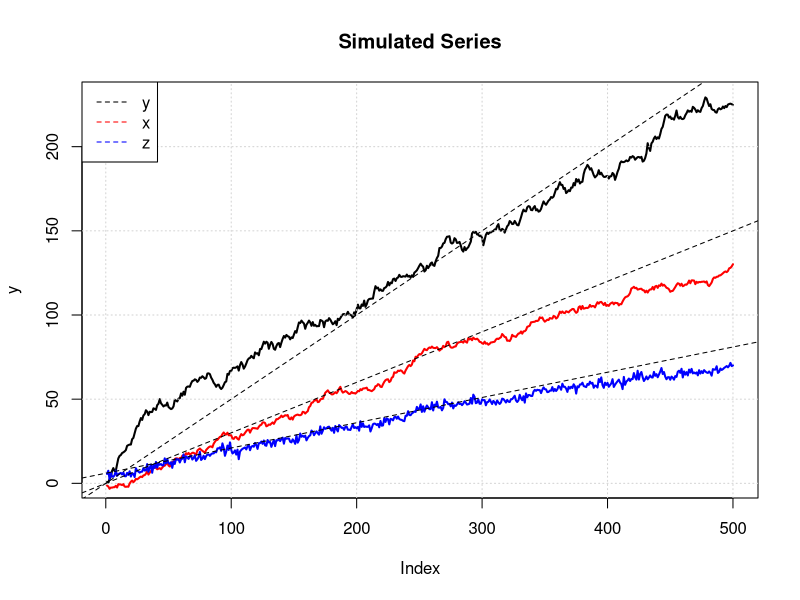
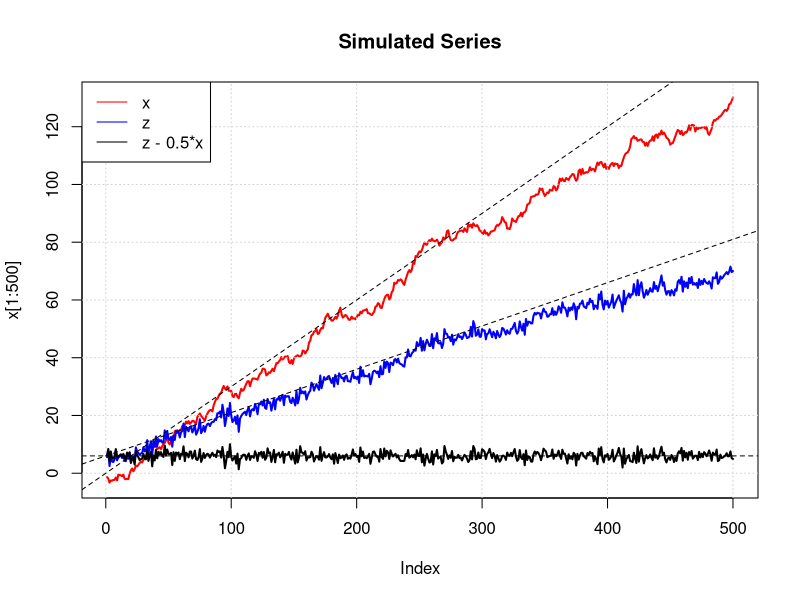
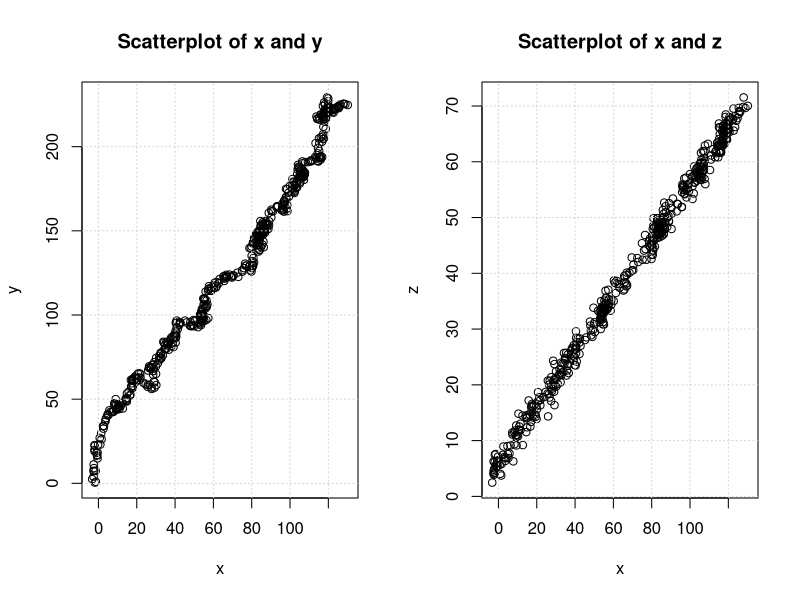
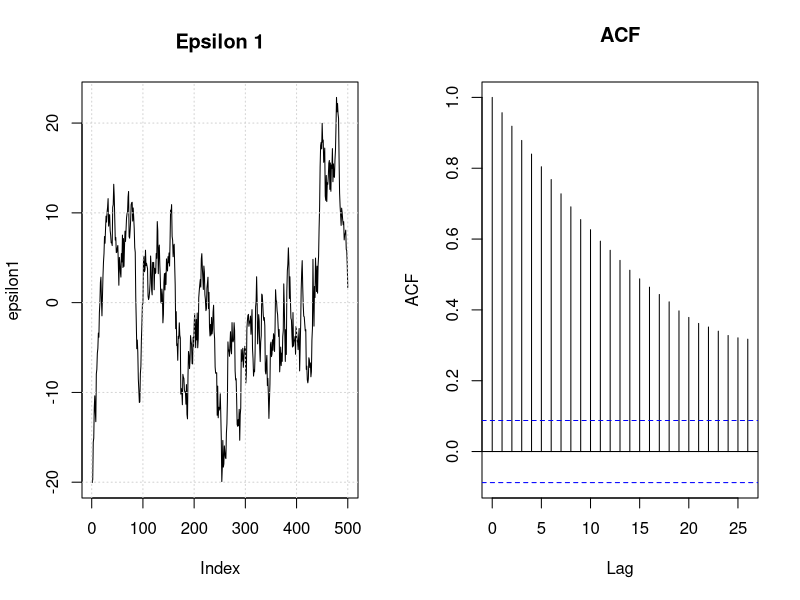
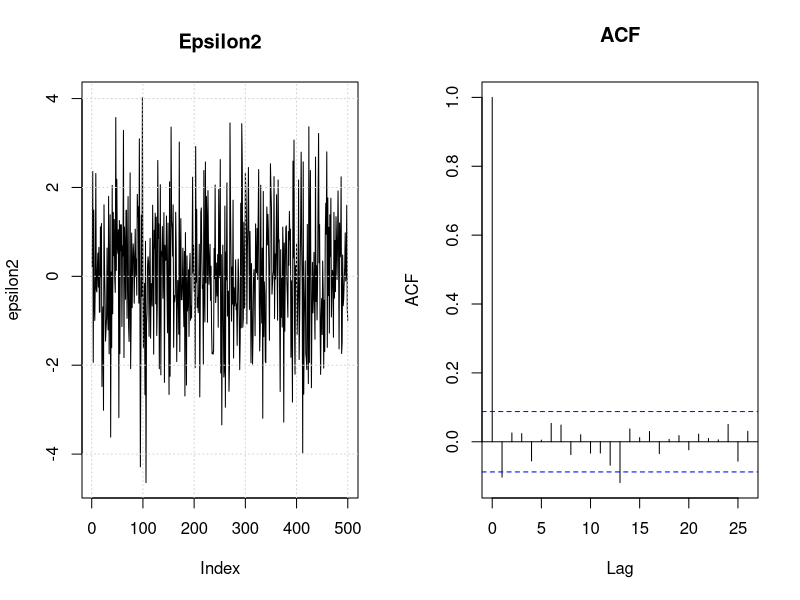
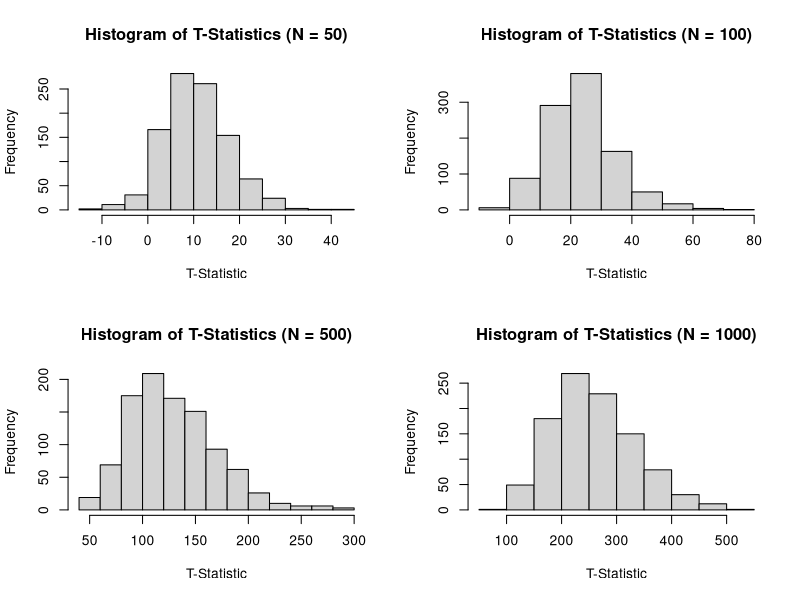
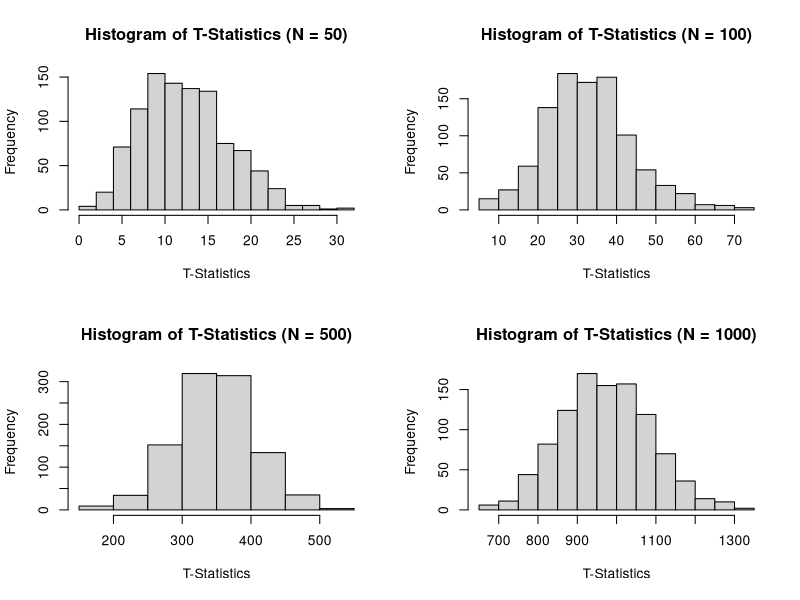
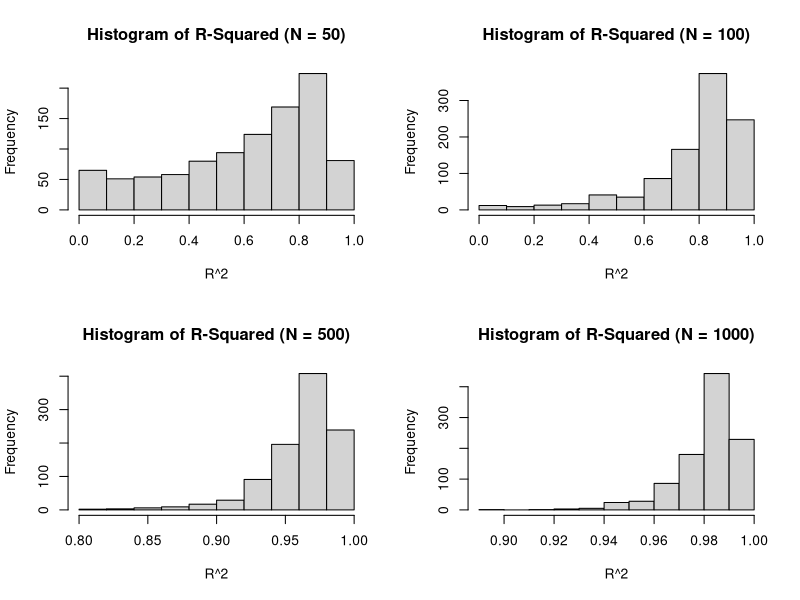

Source code (R) for these figures, in order:

N <- 500

set.seed(4)
u <- rnorm(N, 0, sqrt(3))
v <- rnorm(N, 0, sqrt(1))
w <- rnorm(N, 0, sqrt(2))
  
y <- cumsum(u + 0.5)
x <- cumsum(v + 0.3)
z <- 6 + 0.5*x + w

# PLot all simulated series
plot(y, type = "l", main = "Simulated Series", lwd = 2)
grid()
lines(x, col = "red", lwd = 2)
lines(z, col = "blue", lwd = 2)
abline(a = 6, b = 0.15, lty = "dashed")
abline(a = 0, b = 0.3, lty = "dashed")
abline(a = 0, b = 0.5, lty = "dashed")
legend("topleft", legend = c("y", "x", "z"), 
       col = c("black", "red", "blue"), lty = "dashed")


# Cointegration
plot(x[1:500], type = "l", main = "Simulated Series", col = "red", 
     ylim = c(min(x[1:500]), max(x[1:500])), lwd = 2)
grid()
lines(z[1:500], col = "blue", lwd = 2)
lines(z[1:500] - 0.5*x[1:500], col = "black", lwd = 2)
abline(a = 6, b = 0.15, lty = "dashed")
abline(a = 0, b = 0.3, lty = "dashed")
abline(a = 6, b = 0, lty = "dashed")
legend("topleft", legend = c("x", "z", "z - 0.5*x"), 
       col = c("red", "blue", "black"), lty = 1, lwd = 1)



 
# Scatterplots
par(mfrow = c(1, 2))
plot(x, y, main = "Scatterplot of x and y")
grid()
plot(x, z, main = "Scatterplot of x and z") 
grid()


# Residual Plots and ACFs

# Regressions
linMod1 <- lm(y ~ x)

linMod2 <- lm(z ~ x)

# Plot Residuals and ACF
epsilon1 <- linMod1$residuals
plot(epsilon1, type = "l", main = "Epsilon 1")
grid()
acf(epsilon1, main = "ACF")

# Plot Residuals and ACF  
epsilon2 <- linMod2$residuals
plot(epsilon2, type = "l", main = "Epsilon2")
grid()
acf(epsilon2, main = "ACF")

# Coefficients are close to the values of z and epsilon is similar to wt
linMod2$coefficients
mean(epsilon2)
var(epsilon2)


# Simulation

sampleN <- c(50, 100, 500, 1000)
M <- 1000

tStats1 <- list()
tStats2 <- list()
rSquared1 <- list()
rSquared2 <- list()

# Simulation for each sample size
for (i in 1:4){
  N <- sampleN[i]
  
  t1 <- numeric(length = M)
  t2 <- numeric(length = M)
  r21 <- numeric(length = M)
  r22 <- numeric(length = M)
  
  for (j in 1:M){
    set.seed(j)
    u <- rnorm(N, 0, sqrt(3))
    v <- rnorm(N, 0, sqrt(1))
    w <- rnorm(N, 0, sqrt(2))
    
    y <- cumsum(u + 0.5)
    x <- cumsum(v + 0.3)
    z <- 6 + 0.5*x + w
    
    m1 <- lm(y ~ x)
    t1[j] <- summary(m1)[["coefficients"]][2, 3]
    r21[j] <- summary(m1)$r.squared
    
    # Regression (b) 
    
    m2 <- lm(z ~ x)
    t2[j] <- summary(m2)[["coefficients"]][2, 3]
    r22[j] <- summary(m2)$r.squared
  }
  
  tStats1[[i]] <- t1
  tStats2[[i]] <- t2
  
  rSquared1[[i]] <- r21
  rSquared2[[i]] <- r22
}


# Plot the Results
par(mfrow = c(2,2))
for (i in 1:4){
  hist(tStats1[[i]], 
       main = paste("Histogram of T-Statistics (N = ", sampleN[i], ")", sep =""),
       xlab = "T-Statistic")
}

for (i in 1:4){
  hist(tStats2[[i]], 
       main = paste("Histogram of T-Statistics (N = ", sampleN[i], ")", sep =""),
       xlab = "T-Statistics")
}

for (i in 1:4){
  hist(rSquared1[[i]], 
       main = paste("Histogram of R-Squared (N = ", sampleN[i], ")", sep =""),
       xlab = "R^2")
}
for (i in 1:4){
  hist(rSquared2[[i]], 
       main = paste("Histogram of R_Squared (N = ", sampleN[i], ")", sep =""),
       xlab  = "R^2")
}
par(mfrow = c(1,1))





